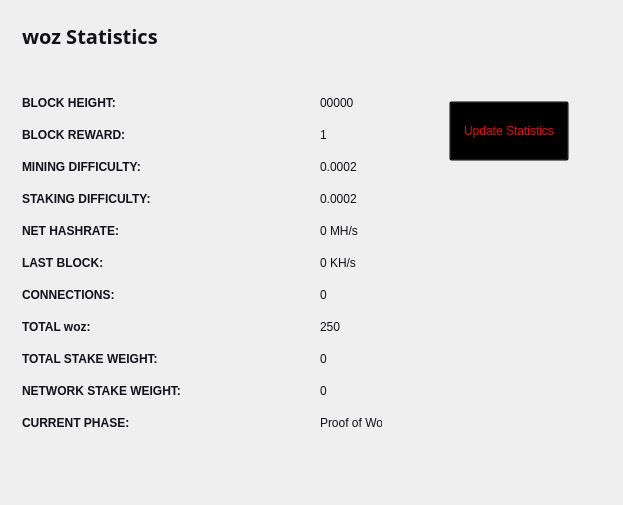
<?xml version="1.0" encoding="UTF-8"?>
<ui version="4.0">
 <class>StatisticsPage</class>
 <widget class="QWidget" name="StatisticsPage">
  <property name="windowModality">
   <enum>Qt::NonModal</enum>
  </property>
  <property name="geometry">
   <rect>
    <x>0</x>
    <y>0</y>
    <width>623</width>
    <height>505</height>
   </rect>
  </property>
  <property name="windowTitle">
   <string>Digging</string>
  </property>
  <property name="styleSheet">
   <string notr="true">color:#ffffff;
font-family:'Open Sans,sans-serif';</string>
  </property>
  <layout class="QGridLayout" name="gridLayout">
   <property name="sizeConstraint">
    <enum>QLayout::SetMaximumSize</enum>
   </property>
   <item row="0" column="1">
    <widget class="QFrame" name="frame">
     <property name="minimumSize">
      <size>
       <width>213</width>
       <height>0</height>
      </size>
     </property>
     <property name="frameShape">
      <enum>QFrame::NoFrame</enum>
     </property>
     <property name="frameShadow">
      <enum>QFrame::Raised</enum>
     </property>
     <widget class="QPushButton" name="startButton">
      <property name="geometry">
       <rect>
        <x>50</x>
        <y>90</y>
        <width>120</width>
        <height>60</height>
       </rect>
      </property>
      <property name="sizePolicy">
       <sizepolicy hsizetype="Fixed" vsizetype="Fixed">
        <horstretch>0</horstretch>
        <verstretch>0</verstretch>
       </sizepolicy>
      </property>
      <property name="minimumSize">
       <size>
        <width>120</width>
        <height>60</height>
       </size>
      </property>
      <property name="styleSheet">
       <string notr="true">background:transparent; color:red;</string>
      </property>
      <property name="text">
       <string>Update Statistics</string>
      </property>
     </widget>
    </widget>
   </item>
   <item row="0" column="0">
    <widget class="QFrame" name="gridFrame_2">
     <layout class="QGridLayout" name="gridLayout_4">
      <item row="3" column="0">
       <layout class="QFormLayout" name="formLayout_2">
        <property name="fieldGrowthPolicy">
         <enum>QFormLayout::FieldsStayAtSizeHint</enum>
        </property>
        <property name="horizontalSpacing">
         <number>139</number>
        </property>
        <property name="verticalSpacing">
         <number>18</number>
        </property>
        <property name="rightMargin">
         <number>0</number>
        </property>
        <item row="1" column="0">
         <widget class="QLabel" name="label_14">
          <property name="text">
           <string>&lt;html&gt;&lt;head/&gt;&lt;body&gt;&lt;p&gt;&lt;span style=&quot; font-weight:600; color:#121117;&quot;&gt;BLOCK HEIGHT:&lt;/span&gt;&lt;/p&gt;&lt;/body&gt;&lt;/html&gt;</string>
          </property>
         </widget>
        </item>
        <item row="1" column="1">
         <widget class="QLabel" name="heightBox">
          <property name="styleSheet">
           <string notr="true">color:#121117;</string>
          </property>
          <property name="text">
           <string>00000</string>
          </property>
         </widget>
        </item>
        <item row="2" column="0">
         <widget class="QLabel" name="label_12">
          <property name="text">
           <string>&lt;html&gt;&lt;head/&gt;&lt;body&gt;&lt;p&gt;&lt;span style=&quot; font-weight:600; color:#121117;&quot;&gt;BLOCK REWARD:&lt;/span&gt;&lt;/p&gt;&lt;/body&gt;&lt;/html&gt;</string>
          </property>
         </widget>
        </item>
        <item row="2" column="1">
         <widget class="QLabel" name="rewardBox">
          <property name="styleSheet">
           <string notr="true">color:#121117;</string>
          </property>
          <property name="text">
           <string>1</string>
          </property>
         </widget>
        </item>
        <item row="3" column="0">
         <widget class="QLabel" name="label_13">
          <property name="text">
           <string>&lt;html&gt;&lt;head/&gt;&lt;body&gt;&lt;p&gt;&lt;span style=&quot; font-weight:600; color:#121117;&quot;&gt;MINING DIFFICULTY:&lt;/span&gt;&lt;/p&gt;&lt;/body&gt;&lt;/html&gt;</string>
          </property>
         </widget>
        </item>
        <item row="3" column="1">
         <widget class="QLabel" name="diffBox">
          <property name="styleSheet">
           <string notr="true">color:#121117;</string>
          </property>
          <property name="text">
           <string>0.0002</string>
          </property>
         </widget>
        </item>
        <item row="4" column="0">
         <widget class="QLabel" name="label_9">
          <property name="text">
           <string>&lt;html&gt;&lt;head/&gt;&lt;body&gt;&lt;p&gt;&lt;span style=&quot; font-weight:600; color:#121117;&quot;&gt;STAKING DIFFICULTY:&lt;/span&gt;&lt;/p&gt;&lt;/body&gt;&lt;/html&gt;</string>
          </property>
         </widget>
        </item>
        <item row="4" column="1">
         <widget class="QLabel" name="diffBox2">
          <property name="styleSheet">
           <string notr="true">color:#121117;</string>
          </property>
          <property name="text">
           <string>0.0002</string>
          </property>
         </widget>
        </item>
        <item row="5" column="1">
         <widget class="QLabel" name="pawrateBox">
          <property name="styleSheet">
           <string notr="true">color:#121117;</string>
          </property>
          <property name="text">
           <string>0 MH/s</string>
          </property>
         </widget>
        </item>
        <item row="6" column="0">
         <widget class="QLabel" name="label3_2">
          <property name="sizePolicy">
           <sizepolicy hsizetype="Preferred" vsizetype="Maximum">
            <horstretch>0</horstretch>
            <verstretch>0</verstretch>
           </sizepolicy>
          </property>
          <property name="text">
           <string>&lt;html&gt;&lt;head/&gt;&lt;body&gt;&lt;p&gt;&lt;span style=&quot; font-weight:600; color:#121117;&quot;&gt;LAST BLOCK:&lt;/span&gt;&lt;/p&gt;&lt;/body&gt;&lt;/html&gt;</string>
          </property>
         </widget>
        </item>
        <item row="6" column="1">
         <widget class="QLabel" name="localBox">
          <property name="styleSheet">
           <string notr="true">color:#121117;</string>
          </property>
          <property name="text">
           <string>0 KH/s</string>
          </property>
         </widget>
        </item>
        <item row="7" column="0">
         <widget class="QLabel" name="label1_2">
          <property name="text">
           <string>&lt;html&gt;&lt;head/&gt;&lt;body&gt;&lt;p&gt;&lt;span style=&quot; font-weight:600; color:#121117;&quot;&gt;CONNECTIONS:&lt;/span&gt;&lt;/p&gt;&lt;/body&gt;&lt;/html&gt;</string>
          </property>
         </widget>
        </item>
        <item row="7" column="1">
         <widget class="QLabel" name="connectionBox">
          <property name="styleSheet">
           <string notr="true">color:#121117;</string>
          </property>
          <property name="text">
           <string>0</string>
          </property>
         </widget>
        </item>
        <item row="8" column="0">
         <widget class="QLabel" name="label_8">
          <property name="text">
           <string>&lt;html&gt;&lt;head/&gt;&lt;body&gt;&lt;p&gt;&lt;span style=&quot; font-weight:600; color:#121117;&quot;&gt;TOTAL woz:&lt;/span&gt;&lt;/p&gt;&lt;/body&gt;&lt;/html&gt;</string>
          </property>
         </widget>
        </item>
        <item row="8" column="1">
         <widget class="QLabel" name="volumeBox">
          <property name="styleSheet">
           <string notr="true">color:#121117;</string>
          </property>
          <property name="text">
           <string>250</string>
          </property>
         </widget>
        </item>
        <item row="9" column="0">
         <widget class="QLabel" name="label_10">
          <property name="text">
           <string>&lt;html&gt;&lt;head/&gt;&lt;body&gt;&lt;p&gt;&lt;span style=&quot; font-weight:600; color:#121117;&quot;&gt;TOTAL STAKE WEIGHT:&lt;/span&gt;&lt;/p&gt;&lt;/body&gt;&lt;/html&gt;</string>
          </property>
         </widget>
        </item>
        <item row="9" column="1">
         <widget class="QLabel" name="minBox">
          <property name="styleSheet">
           <string notr="true">color:#121117;</string>
          </property>
          <property name="text">
           <string>0</string>
          </property>
         </widget>
        </item>
        <item row="10" column="0">
         <widget class="QLabel" name="label_11">
          <property name="text">
           <string>&lt;html&gt;&lt;head/&gt;&lt;body&gt;&lt;p&gt;&lt;span style=&quot; font-weight:600; color:#121117;&quot;&gt;NETWORK STAKE WEIGHT:&lt;/span&gt;&lt;/p&gt;&lt;/body&gt;&lt;/html&gt;</string>
          </property>
         </widget>
        </item>
        <item row="10" column="1">
         <widget class="QLabel" name="maxBox">
          <property name="styleSheet">
           <string notr="true">color:#121117;</string>
          </property>
          <property name="text">
           <string>0</string>
          </property>
         </widget>
        </item>
        <item row="11" column="0">
         <widget class="QLabel" name="label_15">
          <property name="text">
           <string>&lt;html&gt;&lt;head/&gt;&lt;body&gt;&lt;p&gt;&lt;span style=&quot; font-weight:600; color:#121117;&quot;&gt;CURRENT PHASE:&lt;/span&gt;&lt;/p&gt;&lt;/body&gt;&lt;/html&gt;</string>
          </property>
         </widget>
        </item>
        <item row="11" column="1">
         <widget class="QLabel" name="cBox">
          <property name="styleSheet">
           <string notr="true">color:#121117;</string>
          </property>
          <property name="text">
           <string>Proof of Work</string>
          </property>
         </widget>
        </item>
        <item row="5" column="0">
         <widget class="QLabel" name="label_16">
          <property name="text">
           <string>&lt;html&gt;&lt;head/&gt;&lt;body&gt;&lt;p&gt;&lt;span style=&quot; font-weight:600; color:#121117;&quot;&gt;NET HASHRATE:&lt;/span&gt;&lt;/p&gt;&lt;/body&gt;&lt;/html&gt;</string>
          </property>
         </widget>
        </item>
       </layout>
      </item>
      <item row="1" column="0">
       <layout class="QHBoxLayout" name="horizontalLayout_4">
        <property name="spacing">
         <number>7</number>
        </property>
        <item>
         <widget class="QLabel" name="label_5">
          <property name="font">
           <font>
            <family>Open Sans,sans-serif</family>
           </font>
          </property>
          <property name="text">
           <string>&lt;html&gt;&lt;head/&gt;&lt;body&gt;&lt;p&gt;&lt;span style=&quot; font-size:20px; font-weight:600; color:#121117;&quot;&gt;woz Statistics&lt;/span&gt;&lt;/p&gt;&lt;/body&gt;&lt;/html&gt;</string>
          </property>
         </widget>
        </item>
        <item>
         <spacer name="horizontalSpacer_2">
          <property name="orientation">
           <enum>Qt::Horizontal</enum>
          </property>
          <property name="sizeHint" stdset="0">
           <size>
            <width>40</width>
            <height>20</height>
           </size>
          </property>
         </spacer>
        </item>
       </layout>
      </item>
      <item row="2" column="0">
       <spacer name="verticalSpacer_2">
        <property name="orientation">
         <enum>Qt::Vertical</enum>
        </property>
        <property name="sizeHint" stdset="0">
         <size>
          <width>20</width>
          <height>40</height>
         </size>
        </property>
       </spacer>
      </item>
     </layout>
    </widget>
   </item>
   <item row="1" column="0">
    <spacer name="verticalSpacer">
     <property name="orientation">
      <enum>Qt::Vertical</enum>
     </property>
     <property name="sizeHint" stdset="0">
      <size>
       <width>20</width>
       <height>40</height>
      </size>
     </property>
    </spacer>
   </item>
  </layout>
 </widget>
 <layoutdefault spacing="6" margin="11"/>
 <resources/>
 <connections/>
</ui>
